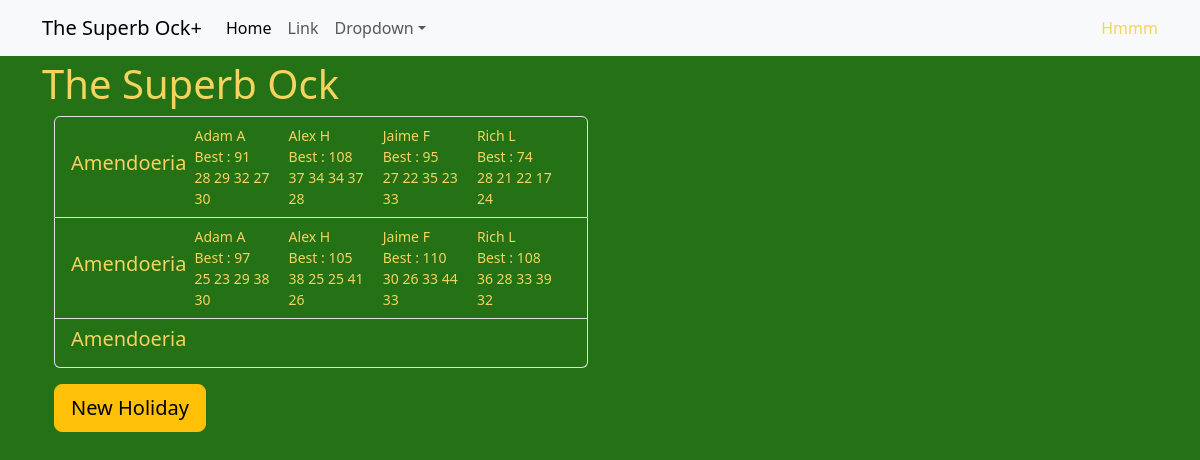
/the-superb-ock/, run on an earlier commit of the app's database.
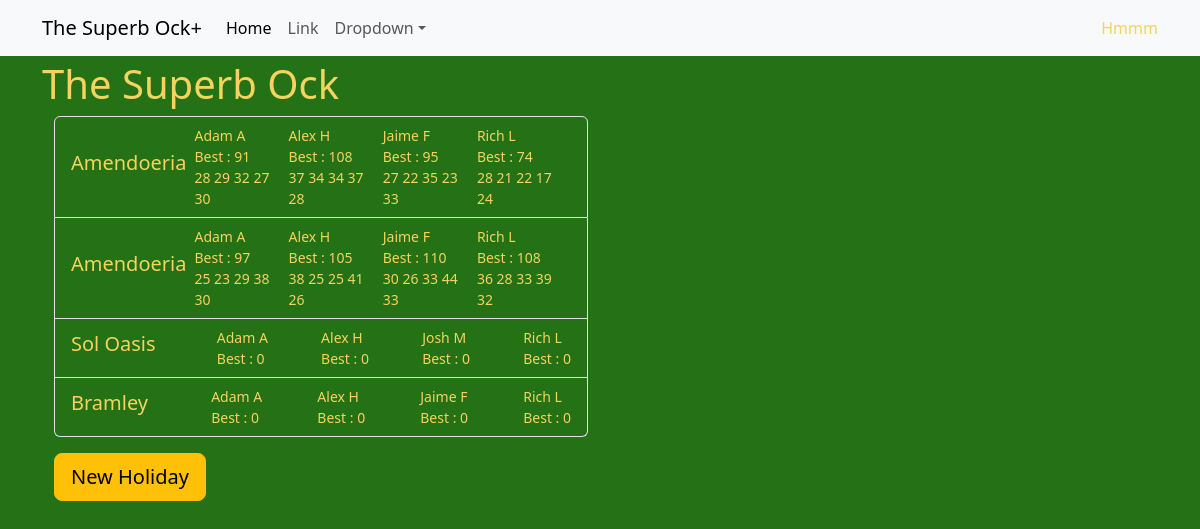
And on a later commit of the database.
### tournaments/models.py (models this page shows, shortened)
class Tournament(models.Model):
    name = models.CharField(max_length=20)
    slug = models.SlugField(default="", null=False)
    def __str__(self):
        return f'{self.name}'

class Holiday(models.Model):
    resort = models.ForeignKey(Resort,on_delete=models.CASCADE)
    tournament = models.ForeignKey(Tournament,on_delete=models.CASCADE)
    holiday_number = models.IntegerField()
    slug = models.SlugField(default="", null=False)

class Resort(models.Model):
    name = models.CharField(max_length=20)
    country = models.CharField(max_length=20)
    latitude = models.DecimalField(decimal_places=6,max_digits=9)
    longitude = models.DecimalField(decimal_places=6,max_digits=9)
    def __str__(self) -> str:
        return f"{self.name}"

class Player(models.Model):
    first_name = models.CharField(max_length=20)
    last_name = models.CharField(max_length=20)
    handedness = models.CharField(max_length=20)
    championships = models.IntegerField()
    def __str__(self) -> str:
        return f"{self.first_name} {self.last_name}"

### tournaments/views.py (the view, shortened to what this page needs)
# urls.py: path('<slug:tournament>/',views.TournamentView.as_view(),name='tournament'),
class TournamentView(View):
    template_name = 'tournaments/tournament.html'
    def catch(self,player):
            try:
                return Handicap.objects.filter(player=player).order_by('-holiday__holiday_number')[0].handicap_index
            except:
                return ""
    def get(self, request, tournament):
        selected_tournament = Tournament.objects.filter(slug=tournament).get()
        holidays = Holiday.objects.filter(tournament=selected_tournament)
        resorts = Resort.objects.all()
        player_by_handicap = Handicap.objects.all().order_by('-holiday__holiday_number')
        players = Player.objects.all()
        player_list = [[player, self.catch(player)] for player in players]
        scores = Score.objects.all()
        rounds = GolfRound.objects.all()
        holiday_set = []
        for holiday in holidays:
            data = []
            for player in Handicap.objects.filter(holiday=holiday).order_by('player__first_name'):
                top_scores = []
                for golf_round in rounds.filter(holiday=holiday):
                    top_scores.append(getPlayerScore(golf_round,player.player))
                top_3 = sorted(top_scores)
                data.append([player.player,top_scores,sum(top_3[-3:])])
            holiday_set.append([player.holiday,data])
        context = {
            'holidays': holidays,
            'tournament': tournament,
            'selected_tournament': selected_tournament,
            'resorts':resorts,
            'players':player_list,
            'holiday_set':holiday_set}
        return render(request, self.template_name, context)

### tournaments/views.py (called while the page is built)
def getPlayerScore(golf_round,player):
    scores = Score.objects.filter(player=player,golf_round=golf_round)
    stableford = sum([score.stableford_score for score in scores])
    return stableford

### tournaments/templates/tournaments/tournament.html (shortened to what this page needs)
{% extends 'tournaments/base.html' %} {% block content %}
<h1>{{selected_tournament}}</h1>
<div class="container">
  <div class="row">
    <div class="col col-md-6">
      <ul class="list-group">
        {% for holiday in holiday_set %}
        <a class="list-group-item list-group-item-action "
          href="{% url 'rounds' tournament=tournament holiday=holiday.0.slug %}">
          <div class="d-flex w-100 justify-content-between">
            <h5 class="d-flex align-items-center me-2">{{holiday.0.resort}}</h5>
            {% for player in holiday.1 %}
              <small class="b-1">{{player.0.first_name}} {{player.0.last_name|first}}<br>Best : {{player.2}}<br> {% for score in player.1 %}
                {{score}}
                {% endfor %} </small>
            {% endfor %}
          </div>
        </a>
        {% endfor %}
      </ul>
    </div>
  </div>
  <div class="row">
    <div class="col">
      <button type="button" class="btn btn-warning btn-lg text-nowrap my-3" data-bs-toggle="modal"
        data-bs-target="#modalId">
        New Holiday
      </button>
    </div>
  </div>
  {% endblock content%}

### tournaments/templates/tournaments/base.html (shortened to what this page needs)
<!DOCTYPE html>
<html lang="en">
<head>
    {% load static %}
    <link href="https://cdn.jsdelivr.net/npm/bootstrap@5.3.2/dist/css/bootstrap.min.css" rel="stylesheet"
>
    <link rel="stylesheet" href="{% static 'tournaments/styles.css' %}">
</head>
<body>
    <nav class="navbar navbar-expand-lg navbar-light bg-light fixed-top">
        <div class="container">
            <a class="navbar-brand" href="{% url 'homepage' %}">The Superb Ock+</a>
            <div class="collapse navbar-collapse" id="collapsibleNavId">
                <ul class="navbar-nav me-auto mt-2 mt-lg-0">
                    <li class="nav-item">
                        <a class="nav-link active" href="#" aria-current="page">Home
                            <span class="visually-hidden">(current)</span></a>
                    </li>
                    <li class="nav-item">
                        <a class="nav-link" href="#">Link</a>
                    </li>
                    <li class="nav-item dropdown">
                        <a class="nav-link dropdown-toggle" href="#" id="dropdownId" data-bs-toggle="dropdown"
                            aria-haspopup="true" aria-expanded="false">Dropdown</a>
                    </li>
                </ul>
                <form class="d-flex my-2 my-lg-0">
                    <a href="#" class="nav-link active">Hmmm</a>
                </form>
            </div>
        </div>
    </nav>
    <div class="container main">
        {% block content %}
        {% endblock content %}
    </div>
</body>

### tournaments/static/tournaments/styles.css (style rules this page uses)
:root { --bs-body-font-family: var(--bs-font-sans-serif); --bs-body-font-size: 1rem; --bs-body-font-weight: 400; --bs-body-line-height: 1.5; --bs-body-color: #F4D35E; --bs-body-color-rgb: 33, 37, 41; --bs-body-bg: #247116; --bs-body-bg-rgb: 255, 255, 255; --bs-emphasis-color:var(--bs-body-color); --bs-btn-bg:#F4D35E; }
body { padding-top: 60px; }

What changed in the data, as far as the page shows it:
no longer on one of the page's lists (row unchanged): Holiday: resort.name "Amendoeria"
added Holiday: resort.name "Sol Oasis", Player (first_name "Adam", last_name "A", championships "0"), Player (first_name "Alex", last_name "H", player "0"), Player (first_name "Rich", last_name "L", championships "0")
now on this page (row unchanged): Player: first_name "Josh", last_name "M", championships "0", shown under "Sol Oasis"
added Holiday: resort.name "Bramley", Player (first_name "Adam", last_name "A", championships "0"), Player (first_name "Alex", last_name "H", player "0"), Player (first_name "Jaime", last_name "F", player "0"), Player (first_name "Rich", last_name "L", championships "0")
